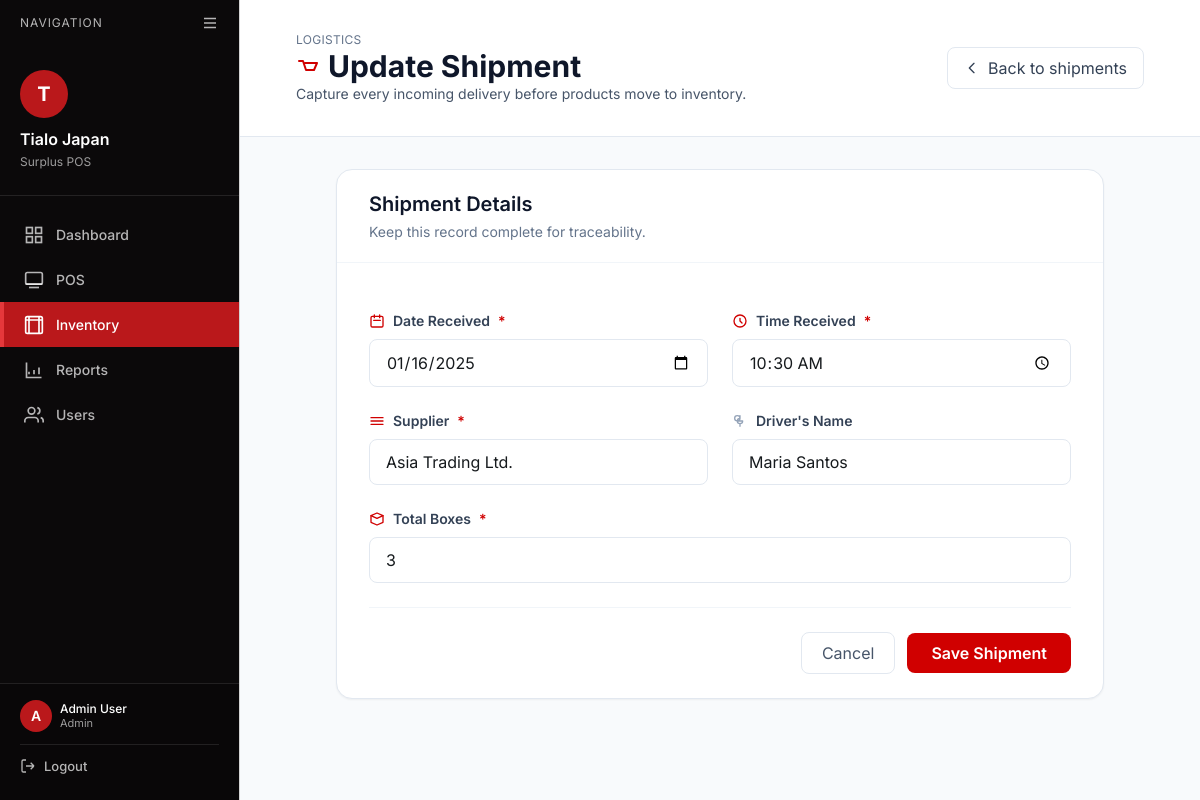
The app's page /index.php?page=inventory/shipment_form&id=2 (signed in) with its own data.
### tables this page shows
CREATE TABLE `shipments` (
  `shipment_id` int(11) NOT NULL,
  `date_received` date NOT NULL,
  `time_received` time NOT NULL,
  `supplier` varchar(100) NOT NULL,
  `driver_name` varchar(100) DEFAULT NULL,
  `total_boxes` int(11) DEFAULT 0,
  `created_at` timestamp NOT NULL DEFAULT current_timestamp()
);

### src/modules/inventory/shipment_form.php (the view, shortened to what this page needs)
<?php
include __DIR__ . '/../../includes/db_connect.php';
$shipment_id = $_GET['id'] ?? null;
$shipment = null;
$is_edit = false;
if ($shipment_id) {
    $query = "SELECT * FROM shipments WHERE shipment_id = ?";
    $stmt = $conn->prepare($query);
    $stmt->bind_param("i", $shipment_id);
    $stmt->execute();
    $result = $stmt->get_result();
    $shipment = $result->fetch_assoc();
    $is_edit = true;
}
?>
<?php
include __DIR__ . '/../../includes/page_header.php';
?>
<body class="bg-slate-50 flex">
    <?php include __DIR__ . '/../../includes/sidebar.php'; ?>
    <div class="flex-1 flex flex-col">
        <header class="bg-white border-b border-slate-200 sticky top-0 z-40 page-header">
            <div class="px-6 py-4 flex flex-wrap items-center justify-between gap-4">
                <div>
                    <p class="text-xs uppercase tracking-wide text-slate-500">Logistics</p>
                    <h1 class="text-3xl font-bold text-slate-900 flex items-center gap-2">
                        <svg class="w-6 h-6 text-[#D00000]" fill="none" stroke="currentColor" viewBox="0 0 24 24">
                            <path stroke-linecap="round" stroke-linejoin="round" stroke-width="2" d="M3 7h4l3 9h8l3-7H9" />
                        </svg>
                        <?php echo $is_edit ? 'Update Shipment' : 'Add New Shipment'; ?>
                    </h1>
                    <p class="text-sm text-slate-600">Capture every incoming delivery before products move to inventory.</p>
                </div>
                <a href="/index.php?page=inventory&tab=shipments" class="inline-flex items-center px-4 py-2 rounded-lg border border-slate-200 text-slate-700 hover:bg-slate-100 transition">
                    <svg class="w-4 h-4 mr-2" fill="none" stroke="currentColor" viewBox="0 0 24 24">
                        <path stroke-linecap="round" stroke-linejoin="round" stroke-width="2" d="M15 19l-7-7 7-7" />
                    </svg>
                    Back to shipments
                </a>
            </div>
        </header>
        <main class="flex-1 px-6 py-8">
            <div class="max-w-3xl mx-auto bg-white border border-slate-200 rounded-2xl shadow-sm">
                <div class="border-b border-slate-100 px-8 py-5">
                    <h2 class="text-xl font-semibold text-slate-900">Shipment Details</h2>
                    <p class="text-sm text-slate-500 mt-1">Keep this record complete for traceability.</p>
                </div>
                <form method="POST" action="/index.php?page=inventory/process_shipment" class="px-8 py-6 space-y-6">
                    <div class="grid grid-cols-1 md:grid-cols-2 gap-6">
                        <div class="space-y-2">
                            <label for="date_received" class="text-sm font-semibold text-slate-700 flex items-center gap-2">
                                <svg class="w-4 h-4 text-[#D00000]" fill="none" stroke="currentColor" viewBox="0 0 24 24"><path stroke-linecap="round" stroke-linejoin="round" stroke-width="2" d="M8 7V3m8 4V3m-9 8h10M5 21h14a2 2 0 002-2V7a2 2 0 00-2-2H5a2 2 0 00-2 2v12a2 2 0 002 2z" /></svg>
                                Date Received<span class="text-[#D00000]">*</span>
                            </label>
                            <input
                                type="date"
                                id="date_received"
                                name="date_received"
                                value="<?php echo $shipment['date_received'] ?? date('Y-m-d'); ?>"
                                class="w-full px-4 py-2.5 rounded-lg border border-slate-200 focus:outline-none focus:ring-2 focus:ring-[#D00000]"
                                required
                            >
                        </div>
                        <div class="space-y-2">
                            <label for="time_received" class="text-sm font-semibold text-slate-700 flex items-center gap-2">
                                <svg class="w-4 h-4 text-[#D00000]" fill="none" stroke="currentColor" viewBox="0 0 24 24"><path stroke-linecap="round" stroke-linejoin="round" stroke-width="2" d="M12 8v4l3 3m6-3a9 9 0 11-18 0 9 9 0 0118 0z" /></svg>
                                Time Received<span class="text-[#D00000]">*</span>
                            </label>
                            <input
                                type="time"
                                id="time_received"
                                name="time_received"
                                value="<?php echo $shipment['time_received'] ?? ''; ?>"
                                class="w-full px-4 py-2.5 rounded-lg border border-slate-200 focus:outline-none focus:ring-2 focus:ring-[#D00000]"
                                required
                            >
                        </div>
                    </div>
                    <div class="grid grid-cols-1 md:grid-cols-2 gap-6">
                        <div class="space-y-2">
                            <label for="supplier" class="text-sm font-semibold text-slate-700 flex items-center gap-2">
                                <svg class="w-4 h-4 text-[#D00000]" fill="none" stroke="currentColor" viewBox="0 0 24 24"><path stroke-linecap="round" stroke-linejoin="round" stroke-width="2" d="M3 7h18M3 12h18M3 17h18" /></svg>
                                Supplier<span class="text-[#D00000]">*</span>
                            </label>
                            <input
                                type="text"
                                id="supplier"
                                name="supplier"
                                placeholder="Enter supplier name"
                                value="<?php echo htmlspecialchars($shipment['supplier'] ?? ''); ?>"
                                class="w-full px-4 py-2.5 rounded-lg border border-slate-200 focus:outline-none focus:ring-2 focus:ring-[#D00000]"
                                required
                            >
                        </div>
                        <div class="space-y-2">
                            <label for="driver_name" class="text-sm font-semibold text-slate-700 flex items-center gap-2">
                                <svg class="w-4 h-4 text-slate-400" fill="none" stroke="currentColor" viewBox="0 0 24 24"><path stroke-linecap="round" stroke-linejoin="round" stroke-width="2" d="M12 4v4m0 0a4 4 0 11-4-4 4 4 0 014 4zm0 0a4 4 0 104 4H8a4 4 0 004-4zm0 8v4" /></svg>
                                Driver's Name
                            </label>
                            <input
                                type="text"
                                id="driver_name"
                                name="driver_name"
                                placeholder="Enter driver name"
                                value="<?php echo htmlspecialchars($shipment['driver_name'] ?? ''); ?>"
                                class="w-full px-4 py-2.5 rounded-lg border border-slate-200 focus:outline-none focus:ring-2 focus:ring-slate-400"
                            >
                        </div>
                    </div>
                    <div class="space-y-2">
                        <label for="total_boxes" class="text-sm font-semibold text-slate-700 flex items-center gap-2">
                            <svg class="w-4 h-4 text-[#D00000]" fill="none" stroke="currentColor" viewBox="0 0 24 24"><path stroke-linecap="round" stroke-linejoin="round" stroke-width="2" d="M3 7l9-4 9 4-9 4-9-4z" /><path stroke-linecap="round" stroke-linejoin="round" stroke-width="2" d="M3 7v10l9 4 9-4V7" /></svg>
                            Total Boxes<span class="text-[#D00000]">*</span>
                        </label>
                        <input
                            type="number"
                            id="total_boxes"
                            name="total_boxes"
                            placeholder="Enter number of boxes"
                            value="<?php echo $shipment['total_boxes'] ?? 0; ?>"
                            min="0"
                            class="w-full px-4 py-2.5 rounded-lg border border-slate-200 focus:outline-none focus:ring-2 focus:ring-[#D00000]"
                            required
                        >
                    </div>
                    <div class="flex items-center justify-end gap-3 pt-6 border-t border-slate-100">
                        <a href="/index.php?page=inventory&tab=shipments" class="px-5 py-2 rounded-lg border border-slate-200 text-slate-600 hover:bg-slate-50 transition">Cancel</a>
                        <button type="submit" class="px-6 py-2 rounded-lg bg-[#D00000] text-white font-semibold hover:bg-[#9D0208] transition">
                            <?php echo $is_edit ? 'Save Shipment' : 'Create Shipment'; ?>
                        </button>
                    </div>
                </form>
            </div>
        </main>
    </div>
<?php include __DIR__ . '/../../includes/page_footer.php'; ?>

### src/includes/page_header.php (style rules this page uses)
* { font-family: 'Inter', sans-serif; }

### src/includes/sidebar.php (style rules this page uses)
:root { --color-bg-app: #F5F3F4; --color-surface: #FFFFFF; --color-text-strong: #161A1D; --color-text-muted: #B1A7A6; --color-border: #D3D3D3; --color-primary: #BA181B; --color-primary-hover: #A4161A; --color-primary-active: #660708; --color-accent: #E5383B; --color-neutral-dark: #0B090A; --color-neutral-light: #D3D3D3; }
body { background-color: var(--color-bg-app); color: var(--color-text-strong); font-family: 'Inter', -apple-system, BlinkMacSystemFont, 'Segoe UI', sans-serif; }
.page-header { padding: 16px 32px; }

### records on screen
shipments: date_received "01/16/2025", time_received "10:30:00", supplier "Asia Trading Ltd.", driver_name "Maria Santos", total_boxes "3"

### other values on screen
$item['label'] "Dashboard"
$item['label'] "POS"
$item['label'] "Inventory"
$item['label'] "Reports"
$item['label'] "Users"
substr($_SESSION['name'], 0, 1) "A"
substr($_SESSION['name'], 0, 12) "Admin User"
$_SESSION['role'] "Admin"
